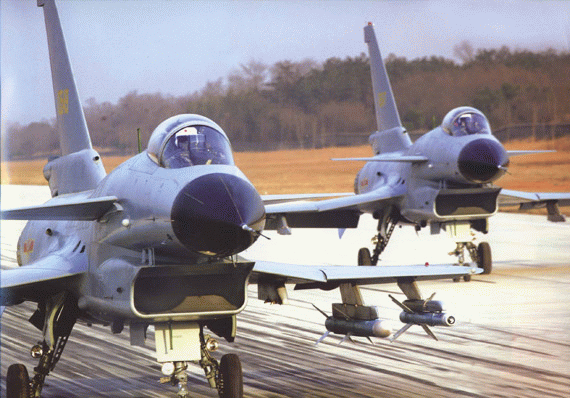
#> input picture img_homework/01_实验测试图_汇总/01_02_256彩色/j10.bmp, 570 x 398 px
$ python '02缩放.py'
#> lines starting #> are read from the running program, lines starting #| are printed output that depends on the picture
import cv2 as cv
import numpy as np

src = cv.imread("01_实验测试图_汇总/01_02_256彩色/j10.bmp")
#> src is the input picture: shape (398, 570, 3); mean B, G, R 153, 148.2, 154.1
n,m,ch = np.shape(src)
#> n = 398; m = 570; ch = 3
cv.imshow("src",src)

#放大两倍
src2 = np.zeros([n * 2,m * 2,ch],src.dtype)
for i in range(int(2*n)):
    for j in range(int(2*m)):
        src2[i,j] = src[int(i/2),int(j/2)]
#cv.imshow("src2",src2)

#缩小两倍
src05 = np.zeros([int(n / 2),int(m / 2),ch],src.dtype)
for i in range(int(n/2)):
    for j in range(int(m/2)):
        src05[i,j] = src[int(i*2),int(j*2)]
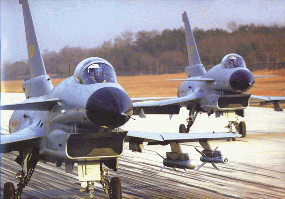
#> src05: shape (199, 285, 3); mean B, G, R 153.1, 148.3, 154.1
#cv.imshow("src05",src05)

#双线性插值算法放大num倍
num = 2
src5 = np.zeros([n * num,m * num,ch],src.dtype)
print(src5.shape)
#| (796, 1140, 3)
for i in range(int(num*n)):
    for j in range(int(num*m)):
        x,y = i/num,j/num
        x1,x2 = min(int(x),n - 1),min(int(x) + 1,n - 1)
        y1,y2 = min(int(y),m - 1),min(int(y) + 1,m - 1)
        up1 = (x - x1) * src[x1,y1] + (x2 - x) * src[x2,y1]
        up2 = (x - x1) * src[x1,y2] + (x2 - x) * src[x2,y2]
        src5[i,j] = (y - y1) * up1 + (y2 - y) * up2
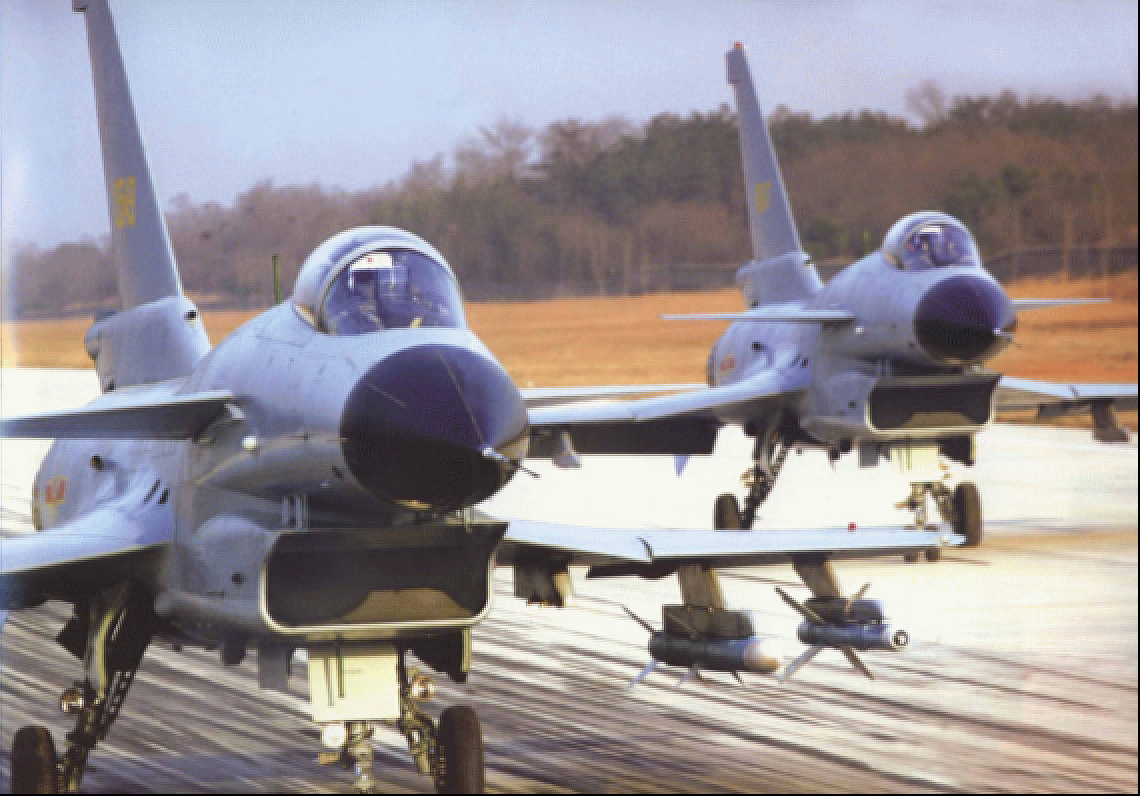
#> src5: shape (796, 1140, 3); mean B, G, R 152.1, 147.4, 153.2
cv.imshow("src5",src5)
cv.waitKey(0)
cv.destroyAllWindows()
